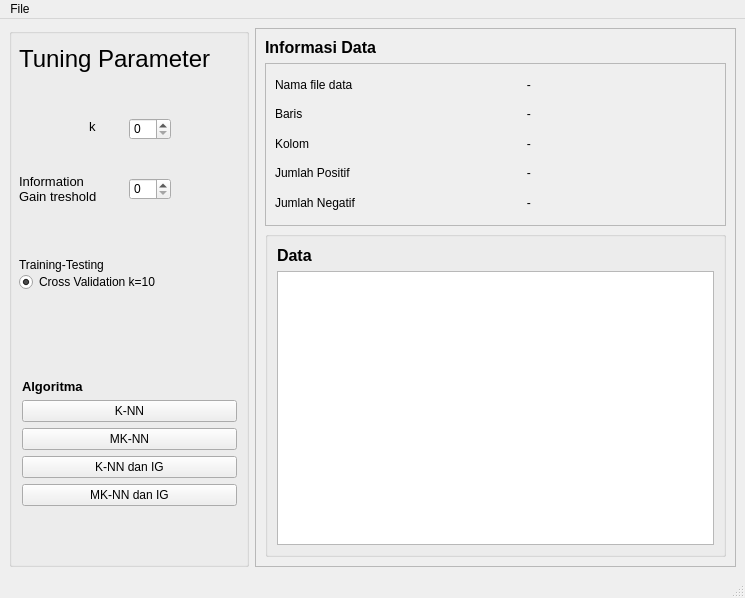
<?xml version="1.0" encoding="UTF-8"?>
<ui version="4.0">
 <class>MainWindow</class>
 <widget class="QMainWindow" name="MainWindow">
  <property name="geometry">
   <rect>
    <x>0</x>
    <y>0</y>
    <width>745</width>
    <height>598</height>
   </rect>
  </property>
  <property name="windowTitle">
   <string>Sentiment Analysis</string>
  </property>
  <widget class="QWidget" name="centralwidget">
   <layout class="QGridLayout" name="gridLayout">
    <item row="0" column="0">
     <layout class="QHBoxLayout" name="horizontalLayout" stretch="1,2">
      <item>
       <widget class="QGroupBox" name="groupBox_2">
        <widget class="QLabel" name="label">
         <property name="geometry">
          <rect>
           <x>10</x>
           <y>10</y>
           <width>241</width>
           <height>41</height>
          </rect>
         </property>
         <property name="font">
          <font>
           <pointsize>18</pointsize>
          </font>
         </property>
         <property name="text">
          <string>Tuning Parameter</string>
         </property>
        </widget>
        <widget class="QSpinBox" name="select_k_value">
         <property name="geometry">
          <rect>
           <x>120</x>
           <y>90</y>
           <width>42</width>
           <height>22</height>
          </rect>
         </property>
        </widget>
        <widget class="QLabel" name="label_2">
         <property name="geometry">
          <rect>
           <x>80</x>
           <y>90</y>
           <width>16</width>
           <height>16</height>
          </rect>
         </property>
         <property name="font">
          <font>
           <pointsize>10</pointsize>
          </font>
         </property>
         <property name="text">
          <string>k</string>
         </property>
         <property name="wordWrap">
          <bool>false</bool>
         </property>
        </widget>
        <widget class="QSpinBox" name="select_ig_value">
         <property name="geometry">
          <rect>
           <x>120</x>
           <y>150</y>
           <width>42</width>
           <height>22</height>
          </rect>
         </property>
        </widget>
        <widget class="QLabel" name="label_3">
         <property name="geometry">
          <rect>
           <x>10</x>
           <y>140</y>
           <width>91</width>
           <height>41</height>
          </rect>
         </property>
         <property name="font">
          <font>
           <pointsize>10</pointsize>
          </font>
         </property>
         <property name="text">
          <string>Information Gain treshold</string>
         </property>
         <property name="wordWrap">
          <bool>true</bool>
         </property>
        </widget>
        <widget class="QWidget" name="layoutWidget">
         <property name="geometry">
          <rect>
           <x>10</x>
           <y>230</y>
           <width>221</width>
           <height>251</height>
          </rect>
         </property>
         <layout class="QVBoxLayout" name="verticalLayout_2">
          <item>
           <layout class="QVBoxLayout" name="verticalLayout_4" stretch="0,0">
            <property name="spacing">
             <number>0</number>
            </property>
            <property name="sizeConstraint">
             <enum>QLayout::SetDefaultConstraint</enum>
            </property>
            <property name="bottomMargin">
             <number>1</number>
            </property>
            <item>
             <widget class="QLabel" name="label_16">
              <property name="enabled">
               <bool>true</bool>
              </property>
              <property name="sizePolicy">
               <sizepolicy hsizetype="Minimum" vsizetype="Preferred">
                <horstretch>0</horstretch>
                <verstretch>0</verstretch>
               </sizepolicy>
              </property>
              <property name="text">
               <string>Training-Testing</string>
              </property>
             </widget>
            </item>
            <item>
             <widget class="QRadioButton" name="btn_training_testing">
              <property name="sizePolicy">
               <sizepolicy hsizetype="Minimum" vsizetype="Preferred">
                <horstretch>0</horstretch>
                <verstretch>0</verstretch>
               </sizepolicy>
              </property>
              <property name="text">
               <string>Cross Validation k=10</string>
              </property>
              <property name="checked">
               <bool>true</bool>
              </property>
             </widget>
            </item>
           </layout>
          </item>
          <item>
           <spacer name="verticalSpacer">
            <property name="orientation">
             <enum>Qt::Vertical</enum>
            </property>
            <property name="sizeHint" stdset="0">
             <size>
              <width>20</width>
              <height>40</height>
             </size>
            </property>
           </spacer>
          </item>
          <item>
           <layout class="QVBoxLayout" name="verticalLayout">
            <property name="spacing">
             <number>6</number>
            </property>
            <property name="sizeConstraint">
             <enum>QLayout::SetFixedSize</enum>
            </property>
            <property name="leftMargin">
             <number>3</number>
            </property>
            <property name="topMargin">
             <number>3</number>
            </property>
            <property name="rightMargin">
             <number>3</number>
            </property>
            <property name="bottomMargin">
             <number>3</number>
            </property>
            <item>
             <widget class="QLabel" name="label_4">
              <property name="font">
               <font>
                <pointsize>10</pointsize>
                <weight>75</weight>
                <bold>true</bold>
               </font>
              </property>
              <property name="text">
               <string>Algoritma</string>
              </property>
             </widget>
            </item>
            <item>
             <widget class="QPushButton" name="btn_algo_knn">
              <property name="sizePolicy">
               <sizepolicy hsizetype="Minimum" vsizetype="Fixed">
                <horstretch>0</horstretch>
                <verstretch>0</verstretch>
               </sizepolicy>
              </property>
              <property name="text">
               <string>K-NN</string>
              </property>
             </widget>
            </item>
            <item>
             <widget class="QPushButton" name="btn_algo_mknn">
              <property name="text">
               <string>MK-NN</string>
              </property>
             </widget>
            </item>
            <item>
             <widget class="QPushButton" name="btn_algo_knn_ig">
              <property name="text">
               <string>K-NN dan IG</string>
              </property>
             </widget>
            </item>
            <item>
             <widget class="QPushButton" name="btn_algo_mknn_ig">
              <property name="text">
               <string>MK-NN dan IG</string>
              </property>
             </widget>
            </item>
           </layout>
          </item>
         </layout>
        </widget>
       </widget>
      </item>
      <item>
       <widget class="QFrame" name="frame">
        <property name="frameShape">
         <enum>QFrame::StyledPanel</enum>
        </property>
        <property name="frameShadow">
         <enum>QFrame::Raised</enum>
        </property>
        <layout class="QGridLayout" name="gridLayout_2" rowstretch="0,0,0,0,0">
         <item row="2" column="0" rowspan="2">
          <widget class="QLabel" name="label_5">
           <property name="font">
            <font>
             <pointsize>12</pointsize>
             <weight>75</weight>
             <bold>true</bold>
            </font>
           </property>
           <property name="text">
            <string>Informasi Data</string>
           </property>
          </widget>
         </item>
         <item row="4" column="0">
          <layout class="QVBoxLayout" name="verticalLayout_3" stretch="1,2">
           <property name="spacing">
            <number>5</number>
           </property>
           <item>
            <widget class="QFrame" name="frame_2">
             <property name="frameShape">
              <enum>QFrame::StyledPanel</enum>
             </property>
             <property name="frameShadow">
              <enum>QFrame::Raised</enum>
             </property>
             <widget class="QWidget" name="layoutWidget">
              <property name="geometry">
               <rect>
                <x>10</x>
                <y>10</y>
                <width>391</width>
                <height>141</height>
               </rect>
              </property>
              <layout class="QHBoxLayout" name="horizontalLayout_4" stretch="1,3">
               <item>
                <layout class="QVBoxLayout" name="verticalLayout_6">
                 <item>
                  <widget class="QLabel" name="label_6">
                   <property name="text">
                    <string>Nama file data</string>
                   </property>
                  </widget>
                 </item>
                 <item>
                  <widget class="QLabel" name="label_7">
                   <property name="text">
                    <string>Baris</string>
                   </property>
                  </widget>
                 </item>
                 <item>
                  <widget class="QLabel" name="label_8">
                   <property name="text">
                    <string>Kolom</string>
                   </property>
                  </widget>
                 </item>
                 <item>
                  <widget class="QLabel" name="label_9">
                   <property name="text">
                    <string>Jumlah Positif</string>
                   </property>
                  </widget>
                 </item>
                 <item>
                  <widget class="QLabel" name="label_10">
                   <property name="text">
                    <string>Jumlah Negatif</string>
                   </property>
                  </widget>
                 </item>
                </layout>
               </item>
               <item>
                <layout class="QVBoxLayout" name="verticalLayout_7">
                 <item>
                  <widget class="QLabel" name="label_file_data">
                   <property name="text">
                    <string>                                             -</string>
                   </property>
                   <property name="alignment">
                    <set>Qt::AlignLeading|Qt::AlignLeft|Qt::AlignVCenter</set>
                   </property>
                  </widget>
                 </item>
                 <item>
                  <widget class="QLabel" name="label_baris_data">
                   <property name="text">
                    <string>                                             -</string>
                   </property>
                   <property name="alignment">
                    <set>Qt::AlignLeading|Qt::AlignLeft|Qt::AlignVCenter</set>
                   </property>
                  </widget>
                 </item>
                 <item>
                  <widget class="QLabel" name="label_kolom_data">
                   <property name="text">
                    <string>                                             -</string>
                   </property>
                   <property name="alignment">
                    <set>Qt::AlignLeading|Qt::AlignLeft|Qt::AlignVCenter</set>
                   </property>
                  </widget>
                 </item>
                 <item>
                  <widget class="QLabel" name="label_jumlah_positif">
                   <property name="text">
                    <string>                                             -</string>
                   </property>
                   <property name="alignment">
                    <set>Qt::AlignLeading|Qt::AlignLeft|Qt::AlignVCenter</set>
                   </property>
                  </widget>
                 </item>
                 <item>
                  <widget class="QLabel" name="label_jumlah_negatif">
                   <property name="text">
                    <string>                                             -</string>
                   </property>
                   <property name="alignment">
                    <set>Qt::AlignLeading|Qt::AlignLeft|Qt::AlignVCenter</set>
                   </property>
                  </widget>
                 </item>
                </layout>
               </item>
              </layout>
             </widget>
            </widget>
           </item>
           <item>
            <widget class="QGroupBox" name="groupBox">
             <property name="title">
              <string/>
             </property>
             <layout class="QGridLayout" name="gridLayout_4">
              <item row="1" column="0">
               <widget class="QTableWidget" name="tabel_data"/>
              </item>
              <item row="0" column="0">
               <widget class="QLabel" name="label_data">
                <property name="font">
                 <font>
                  <pointsize>12</pointsize>
                  <weight>75</weight>
                  <bold>true</bold>
                 </font>
                </property>
                <property name="text">
                 <string>Data</string>
                </property>
               </widget>
              </item>
             </layout>
            </widget>
           </item>
          </layout>
         </item>
        </layout>
       </widget>
      </item>
     </layout>
    </item>
   </layout>
  </widget>
  <widget class="QStatusBar" name="statusbar"/>
  <widget class="QMenuBar" name="menubar">
   <property name="geometry">
    <rect>
     <x>0</x>
     <y>0</y>
     <width>745</width>
     <height>21</height>
    </rect>
   </property>
   <widget class="QMenu" name="menuFile">
    <property name="title">
     <string>File</string>
    </property>
    <addaction name="actionKembali"/>
    <addaction name="actionExit"/>
   </widget>
   <addaction name="menuFile"/>
  </widget>
  <action name="actionSave_Analysis">
   <property name="text">
    <string>Save Analysis</string>
   </property>
  </action>
  <action name="action_exit">
   <property name="text">
    <string>Exit</string>
   </property>
  </action>
  <action name="action_stopword">
   <property name="text">
    <string>Stopword</string>
   </property>
  </action>
  <action name="action_kamus_kata_baku">
   <property name="text">
    <string>Kamus kata baku</string>
   </property>
  </action>
  <action name="actionKembali">
   <property name="text">
    <string>Ke halaman awal</string>
   </property>
  </action>
  <action name="actionExit">
   <property name="text">
    <string>Exit</string>
   </property>
  </action>
 </widget>
 <resources/>
 <connections/>
</ui>
